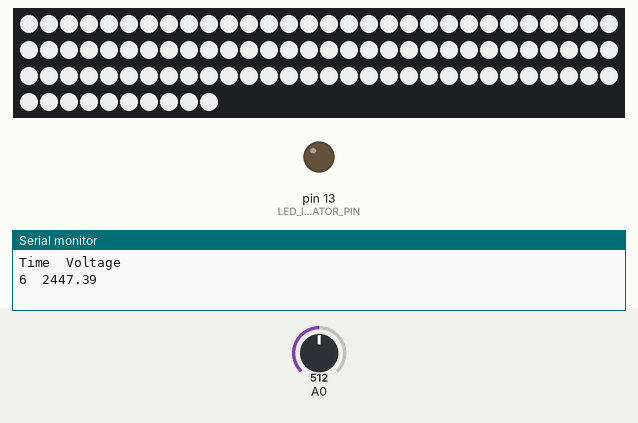
Recording of a sketch running on a simulated Arduino Uno, built with avr-gcc and run on an emulated ATmega328P. On the bench: 100 RGB LEDs in strip order, left to right, continuing on the next row, output pins drawn as LEDs (lit = HIGH), the last lines printed to the serial monitor. Inputs (shaded band) come from the test bench; at power-on: A0 = 512.

Above: at 0.2 s.
At 10.06 s:
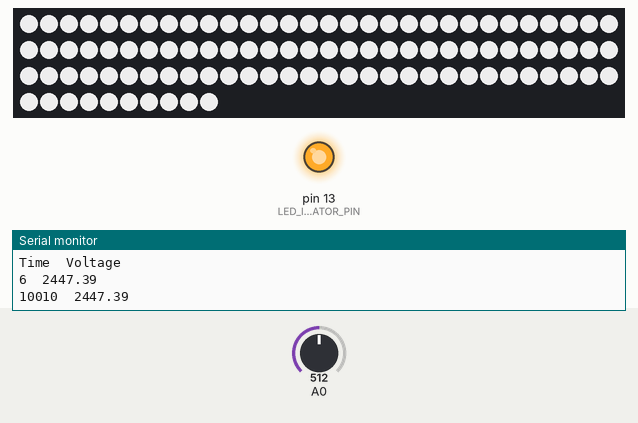
Timing chart, 0 to 121.7 s (numbered marks = the images above):
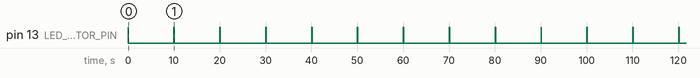

Measured:
- by itself, pin 13 (LED_INDICATOR_PIN): alternates HIGH for 0.10 s and LOW for 9.9 s

The sketch:

battery_tester.ino
```cpp
//
// Run a battery powering a string of LEDS
// and monitor the voltage drop on the battery.
//
// Output the values on the serial line
//

#include <FastLED.h>

const int N_LEDS = 100;
// the array used to set the lights
CRGB led[N_LEDS];


const int LED_INDICATOR_PIN = 13;
const long vcc = 4890; // measured using volt meter

void setup() {
  // initialize digital pin 13 as an output.
  pinMode(13, OUTPUT);

  // Set uninitialised LEDs to full white
  memset8(led, 200, N_LEDS * sizeof(CRGB));

  Serial.begin(9600);      // open the serial port at 9600 bps:
  Serial.print("Time\tVoltage\n");

  const int output_pin = 6;
  FastLED.addLeds<WS2811, output_pin, RGB>(led, N_LEDS).setCorrection(Typical8mmPixel);
  FastLED.show();
}


void loop() {
  digitalWrite(LED_INDICATOR_PIN, HIGH);
  Serial.print(millis());
  Serial.print("\t");
  double volt = (analogRead(0) / 1023.0) * vcc;
  Serial.print(volt);
  Serial.print("\n");
  delay(100);
  digitalWrite(LED_INDICATOR_PIN, LOW);
  delay(9900);
  FastLED.show();
}


long readVcc() {
  // Read 1.1V reference against AVcc
  // set the reference to Vcc and the measurement to the internal 1.1V reference
  #if defined(__AVR_ATmega32U4__) || defined(__AVR_ATmega1280__) || defined(__AVR_ATmega2560__)
    ADMUX = _BV(REFS0) | _BV(MUX4) | _BV(MUX3) | _BV(MUX2) | _BV(MUX1);
  #elif defined (__AVR_ATtiny24__) || defined(__AVR_ATtiny44__) || defined(__AVR_ATtiny84__)
     ADMUX = _BV(MUX5) | _BV(MUX0) ;
  #else
    ADMUX = _BV(REFS0) | _BV(MUX3) | _BV(MUX2) | _BV(MUX1);
  #endif

  delay(2); // Wait for Vref to settle
  ADCSRA |= _BV(ADSC); // Start conversion
  while (bit_is_set(ADCSRA,ADSC)); // measuring

  uint8_t low  = ADCL; // must read ADCL first - it then locks ADCH
  uint8_t high = ADCH; // unlocks both

  long result = (high<<8) | low;

  result = 1125300L / result; // Calculate Vcc (in mV); 1125300 = 1.1*1023*1000
  return result; // Vcc in millivolts
}
```
